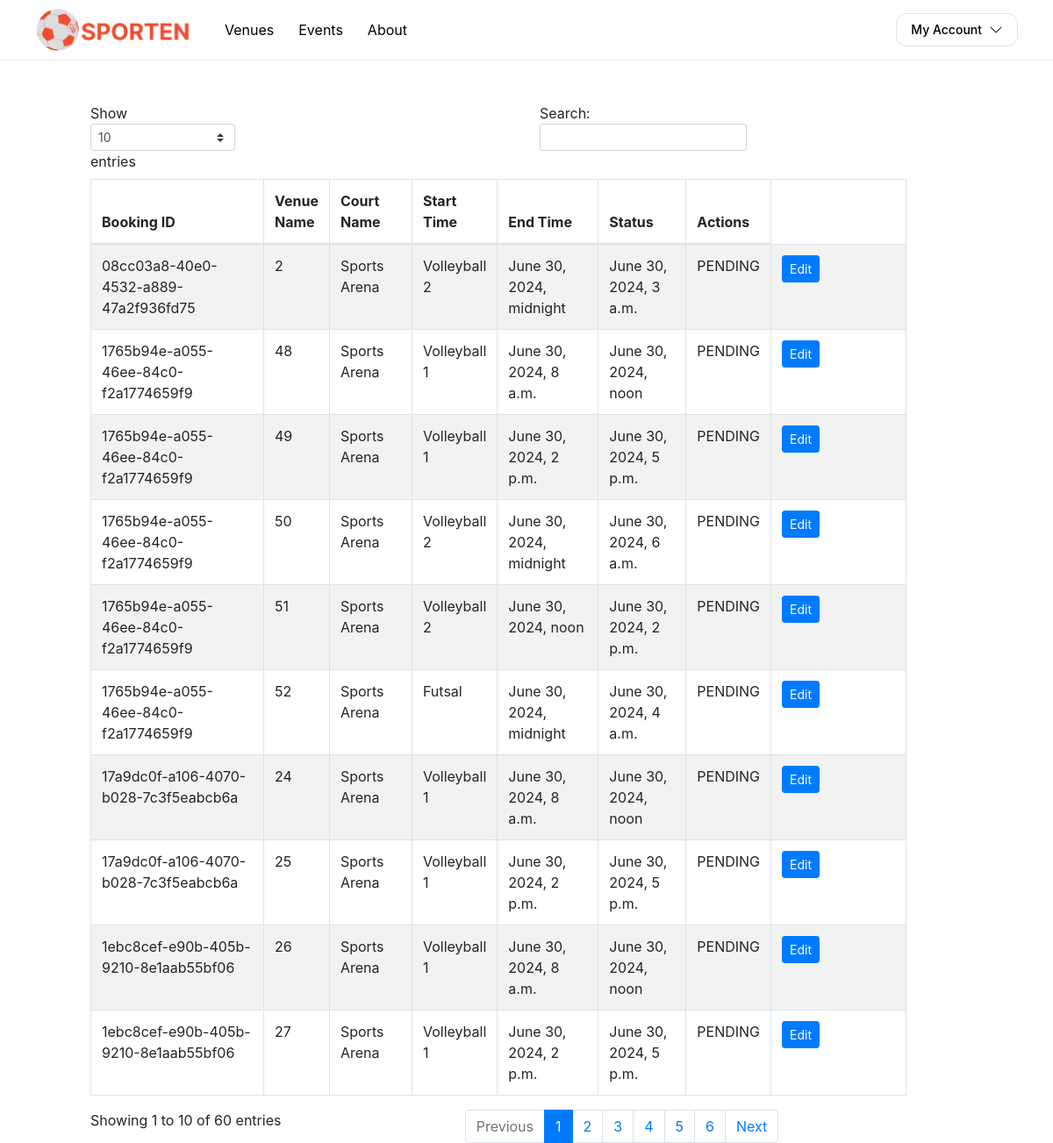
Screenshot of /my_bookings/ (signed in) with the database file from the repository.
### base/models.py (models this page shows, shortened)
class BookingCourt(models.Model):
    booking = models.ForeignKey("Booking", on_delete=models.CASCADE)
    court = models.ForeignKey("Court", on_delete=models.CASCADE)
    startTime = models.DateTimeField()
    endTime = models.DateTimeField()

class Booking(models.Model):
    statusChoices = [
        ('PENDING', 'Pending'),
        ('CANCELLED', 'Cancelled'),
        ('COMPLETED', 'Completed'),
    ]
    bookingID = models.UUIDField(primary_key=True, default=uuid.uuid4, editable=False)
    userID = models.ForeignKey("User", on_delete=models.CASCADE)
    bookTime = models.DateTimeField(auto_now_add=True)
    price = models.DecimalField(decimal_places=2, max_digits=10)
    status = models.CharField(
        max_length=10,
        choices=statusChoices,
        default='PENDING',
    )

class Court(models.Model):
    courtName = models.CharField(max_length=255)
    opening = models.TimeField()
    closing = models.TimeField()
    rate = models.DecimalField(decimal_places=2, max_digits=10)
    bookingToggle = models.BooleanField()
    venueID = models.ForeignKey("Venue", on_delete=models.CASCADE)

class Venue(models.Model):
    venueName = models.CharField(max_length=255)
    bookingToggle = models.BooleanField()
    image = models.ImageField(upload_to='venues/', blank=True, null=True)
    description = models.TextField(blank=True, null=True)

### base/views.py (the view)
# urls.py: path('my_bookings/', views.my_bookings, name='my_bookings'),
@login_required
def my_bookings(request):
    bookings = BookingCourt.objects.select_related('booking__userID', 'court__venueID').filter(booking__userID=request.user)
    return render(request, 'my_bookings.html', {'bookings': bookings})

### base/templates/my_bookings.html (shortened to what this page needs)
{% extends "base.html" %}
{% block content %}
    <div class="container mt-5">
        <table id="bookingsTable" class="table table-striped table-bordered">
            <thead>
                <tr>
                    <th>Booking ID</th>
                    <th>Venue Name</th>
                    <th>Court Name</th>
                    <th>Start Time</th>
                    <th>End Time</th>
                    <th>Status</th>
                    <th>Actions</th>
                </tr>
            </thead>
            <tbody>
                {% for booking_court in bookings %}
                <tr>
                    <td>{{ booking_court.booking.bookingID }}</td>
                    <td>{{ booking_court.id }}</td>
                    <td>{{ booking_court.court.venueID.venueName }}</td>
                    <td>{{ booking_court.court.courtName }}</td>
                    <td>{{ booking_court.startTime }}</td>
                    <td>{{ booking_court.endTime }}</td>
                    <td>{{ booking_court.booking.status }}</td>
                    <td>
                        {% if booking_court.startTime|timeuntil < '48:00:00' %}
                            <button class="btn btn-primary btn-sm" onclick="editBooking('{{ booking_court.id }}')">Edit</button>
                        {% endif %}
                    </td>
                </tr>
                {% endfor %}
            </tbody>
        </table>
    </div>
{% endblock %}

### rows the page displays
BookingCourt: booking.bookingID "08cc03a8-40e0-4532-a889-47a2f936fd75", id "2", court.venueID.venueName "Sports Arena", court.courtName "Volleyball 2", startTime "June 30, 2024, midnight", endTime "June 30, 2024, 3 a.m.", booking.status "PENDING"
BookingCourt: booking.bookingID "17a9dc0f-a106-4070-b028-7c3f5eabcb6a", id "24", court.venueID.venueName "Sports Arena", court.courtName "Volleyball 1", startTime "June 30, 2024, 8 a.m.", endTime "June 30, 2024, noon", booking.status "PENDING"
BookingCourt: booking.bookingID "17a9dc0f-a106-4070-b028-7c3f5eabcb6a", id "25", court.venueID.venueName "Sports Arena", court.courtName "Volleyball 1", startTime "June 30, 2024, 2 p.m.", endTime "June 30, 2024, 5 p.m.", booking.status "PENDING"
BookingCourt: booking.bookingID "1ebc8cef-e90b-405b-9210-8e1aab55bf06", id "26", court.venueID.venueName "Sports Arena", court.courtName "Volleyball 1", startTime "June 30, 2024, 8 a.m.", endTime "June 30, 2024, noon", booking.status "PENDING"
BookingCourt: booking.bookingID "1ebc8cef-e90b-405b-9210-8e1aab55bf06", id "27", court.venueID.venueName "Sports Arena", court.courtName "Volleyball 1", startTime "June 30, 2024, 2 p.m.", endTime "June 30, 2024, 5 p.m.", booking.status "PENDING"
BookingCourt: booking.bookingID "1765b94e-a055-46ee-84c0-f2a1774659f9", id "48", court.venueID.venueName "Sports Arena", court.courtName "Volleyball 1", startTime "June 30, 2024, 8 a.m.", endTime "June 30, 2024, noon", booking.status "PENDING"
BookingCourt: booking.bookingID "1765b94e-a055-46ee-84c0-f2a1774659f9", id "49", court.venueID.venueName "Sports Arena", court.courtName "Volleyball 1", startTime "June 30, 2024, 2 p.m.", endTime "June 30, 2024, 5 p.m.", booking.status "PENDING"
BookingCourt: booking.bookingID "1765b94e-a055-46ee-84c0-f2a1774659f9", id "50", court.venueID.venueName "Sports Arena", court.courtName "Volleyball 2", startTime "June 30, 2024, midnight", endTime "June 30, 2024, 6 a.m.", booking.status "PENDING"
BookingCourt: booking.bookingID "1765b94e-a055-46ee-84c0-f2a1774659f9", id "51", court.venueID.venueName "Sports Arena", court.courtName "Volleyball 2", startTime "June 30, 2024, noon", endTime "June 30, 2024, 2 p.m.", booking.status "PENDING"
BookingCourt: booking.bookingID "1765b94e-a055-46ee-84c0-f2a1774659f9", id "52", court.venueID.venueName "Sports Arena", court.courtName "Futsal", startTime "June 30, 2024, midnight", endTime "June 30, 2024, 4 a.m.", booking.status "PENDING"
